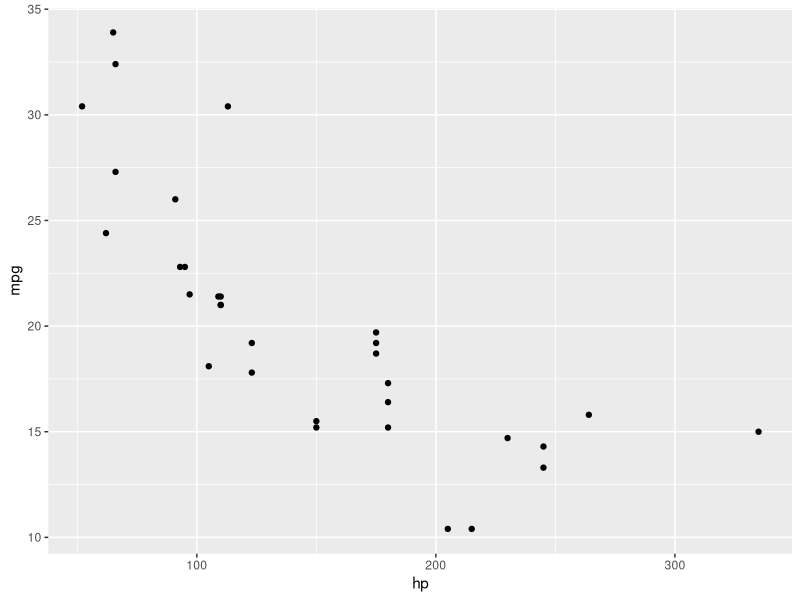
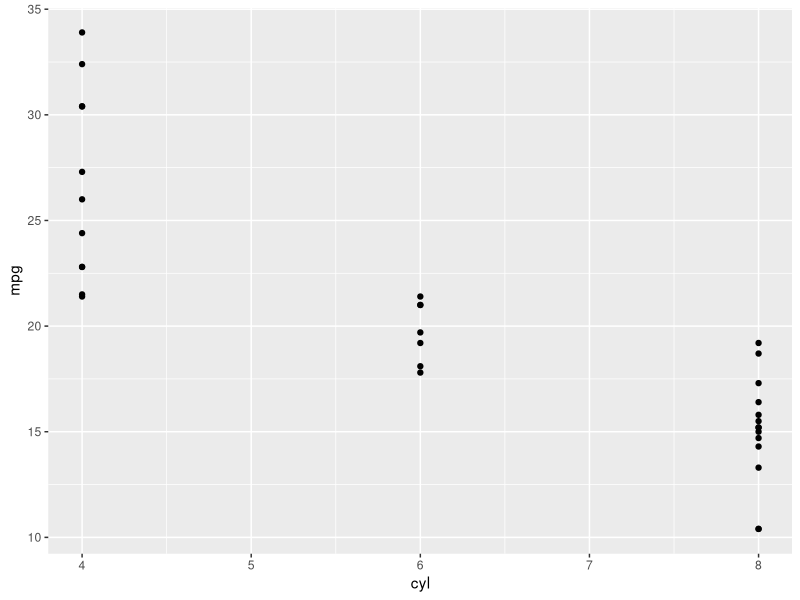
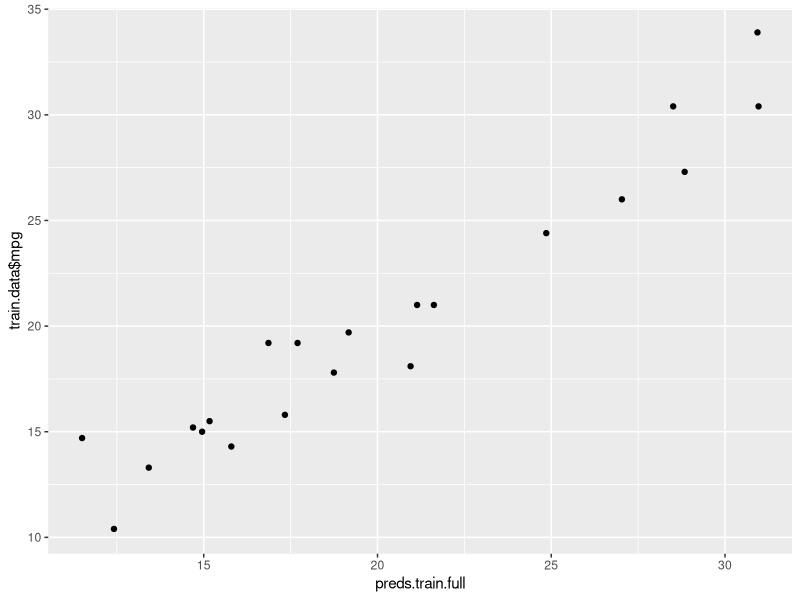
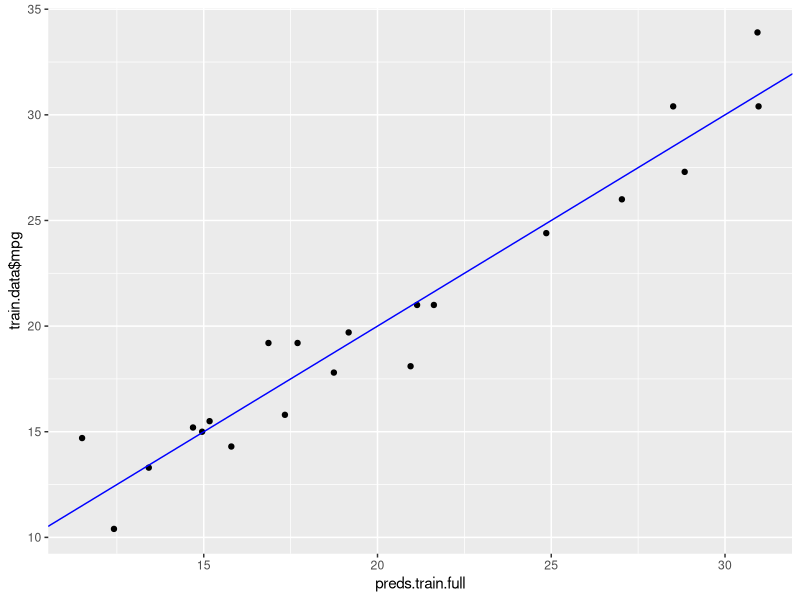
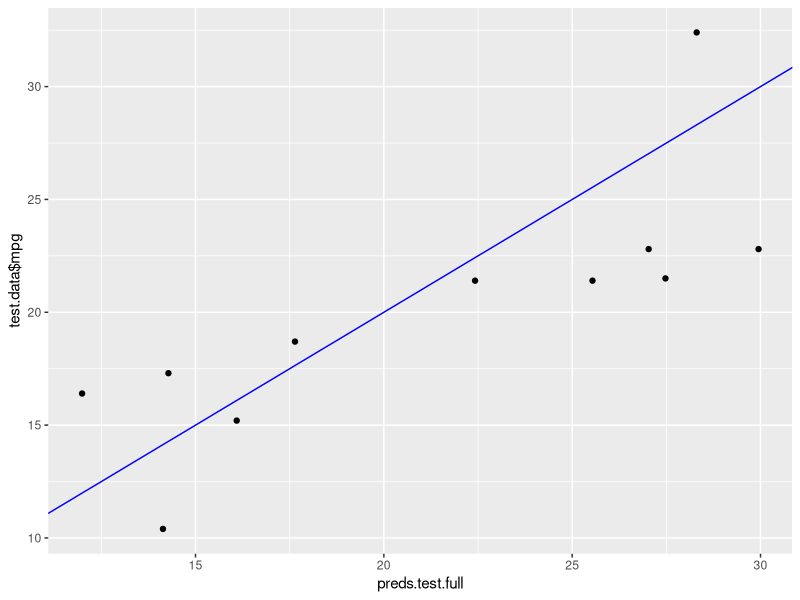
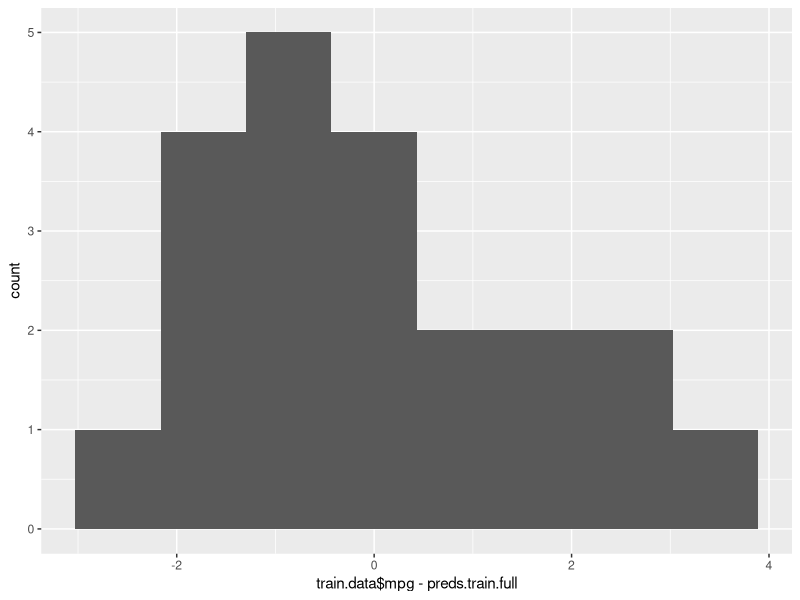
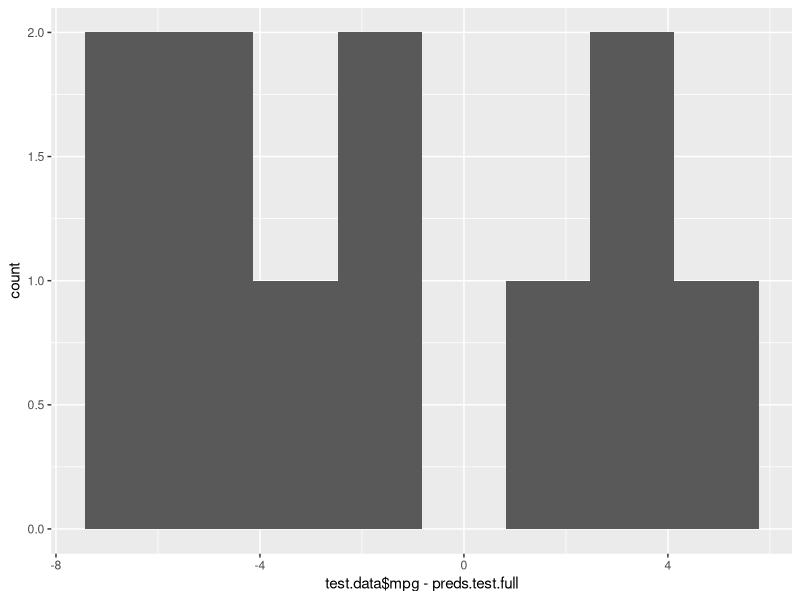
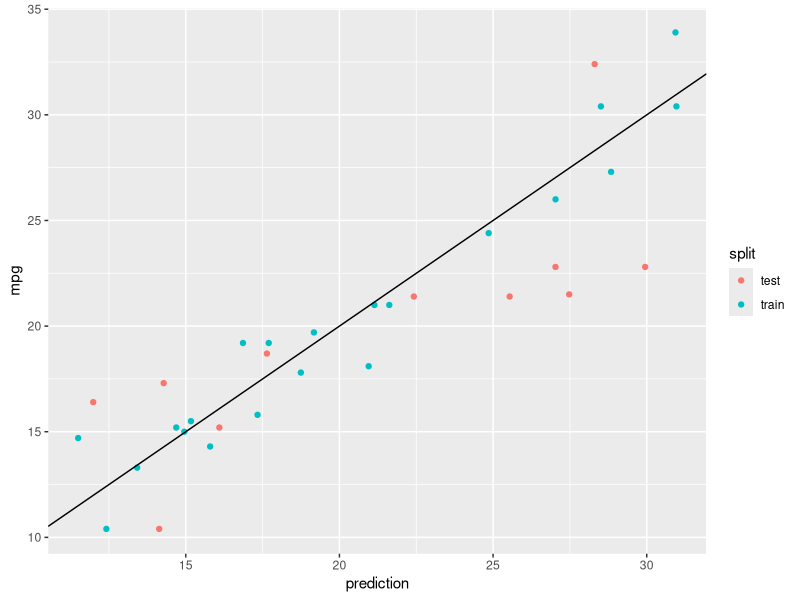

Here is the R script that generated these plots, in order:
library(tidyverse)

# for 'accuracy' function
library(forecast)

# 'mtcars' dataset included with base R
head(mtcars)
# variables: (described in https://stat.ethz.ch/R-manual/R-devel/library/datasets/html/mtcars.html)
# mpg	  Miles/(US) gallon
# cyl	  Number of cylinders
# disp	Displacement (cu.in.)
# hp	  Gross horsepower
# drat	Rear axle ratio
# wt	  Weight (1000 lbs)
# qsec	1/4 mile time
# vs	  Engine (0 = V-shaped, 1 = straight)
# am	  Transmission (0 = automatic, 1 = manual)
# gear	Number of forward gears
# carb	Number of carburetors

dim(mtcars)

set.seed(12345)
# set.seed(123456)
train.proportion <- 0.67

train.idx <- sample(1:nrow(mtcars), nrow(mtcars)*train.proportion)
train.idx

# train/test split
train.data <- mtcars[train.idx,]
test.data <- mtcars[-train.idx,]
dim(train.data)
dim(test.data)

summary(mtcars$mpg)

# train a linear model on 'hp' only
ggplot(mtcars) +
  geom_point(mapping = aes(x=hp, y=mpg))
hp.lm <- lm(mpg ~ hp, data = train.data)
summary(hp.lm)

# train a linear model on 'cyl' only
ggplot(mtcars) +
  geom_point(mapping = aes(x=cyl, y=mpg))
cyl.lm <- lm(mpg ~ cyl, data = train.data)
summary(cyl.lm)

# train a linear model on 'cyl' and 'hp'
hp.cyl.lm <- lm(mpg ~ cyl + hp, data = train.data)
summary(hp.cyl.lm)
# what happened to our coefficients?

# train a linear model on all available predictors
full.lm <- lm(mpg ~ ., data = train.data)
summary(full.lm)

# plot actual vs predicted values for the training data
preds.train.full <- predict(full.lm, newdata = train.data)
ggplot() +
  geom_point(mapping = aes(x=preds.train.full, y=train.data$mpg))

# add a line that represents perfect predictions (y=x)
ggplot() +
  geom_point(mapping = aes(x=preds.train.full, y=train.data$mpg)) + 
  geom_abline(mapping = aes(intercept = 0, slope = 1), col="blue")

# plot actual vs predicted values for the test data
preds.test.full <- predict(full.lm, newdata = test.data)
ggplot() +
  geom_point(mapping = aes(x=preds.test.full, y=test.data$mpg)) + 
  geom_abline(mapping = aes(intercept = 0, slope = 1), col="blue")

# distribution of residuals for training data
ggplot() +
  geom_histogram(mapping = aes(train.data$mpg - preds.train.full), bins=8)

# distribution of residuals for test data
ggplot() +
  geom_histogram(mapping = aes(test.data$mpg - preds.test.full), bins=8)

# plot actual vs predicted values for the train and test data together
train.data$split = "train"
train.data$prediction = preds.train.full
test.data$split = "test"
test.data$prediction <- preds.test.full
combined.data <- rbind(train.data, test.data)
ggplot(combined.data) +
  geom_point(mapping = aes(x=prediction, y=mpg, col=split)) + 
  geom_abline(mapping = aes(intercept = 0, slope = 1), col="black")


# evaluate the full model's performance against the training data
preds.train.full <- predict(full.lm, newdata = train.data)
accuracy(preds.train.full, train.data$mpg)
# full model train RMSE: 

# evaluate the model's performance against the test data
preds.test.full <- predict(full.lm, newdata = test.data)
accuracy(preds.test.full, test.data$mpg)
# full model test RMSE: 

# compare with the very first model we tried
# (using only hp as a predictor)
preds.train.hp <- predict(hp.lm, newdata = train.data)
accuracy(preds.train.hp, train.data$mpg)
# hp model train RMSE: 

preds.test.hp <- predict(hp.lm, newdata = test.data)
accuracy(preds.test.hp, test.data$mpg)
# hp model test RMSE: 

# which model is better?
# how sure are we?


